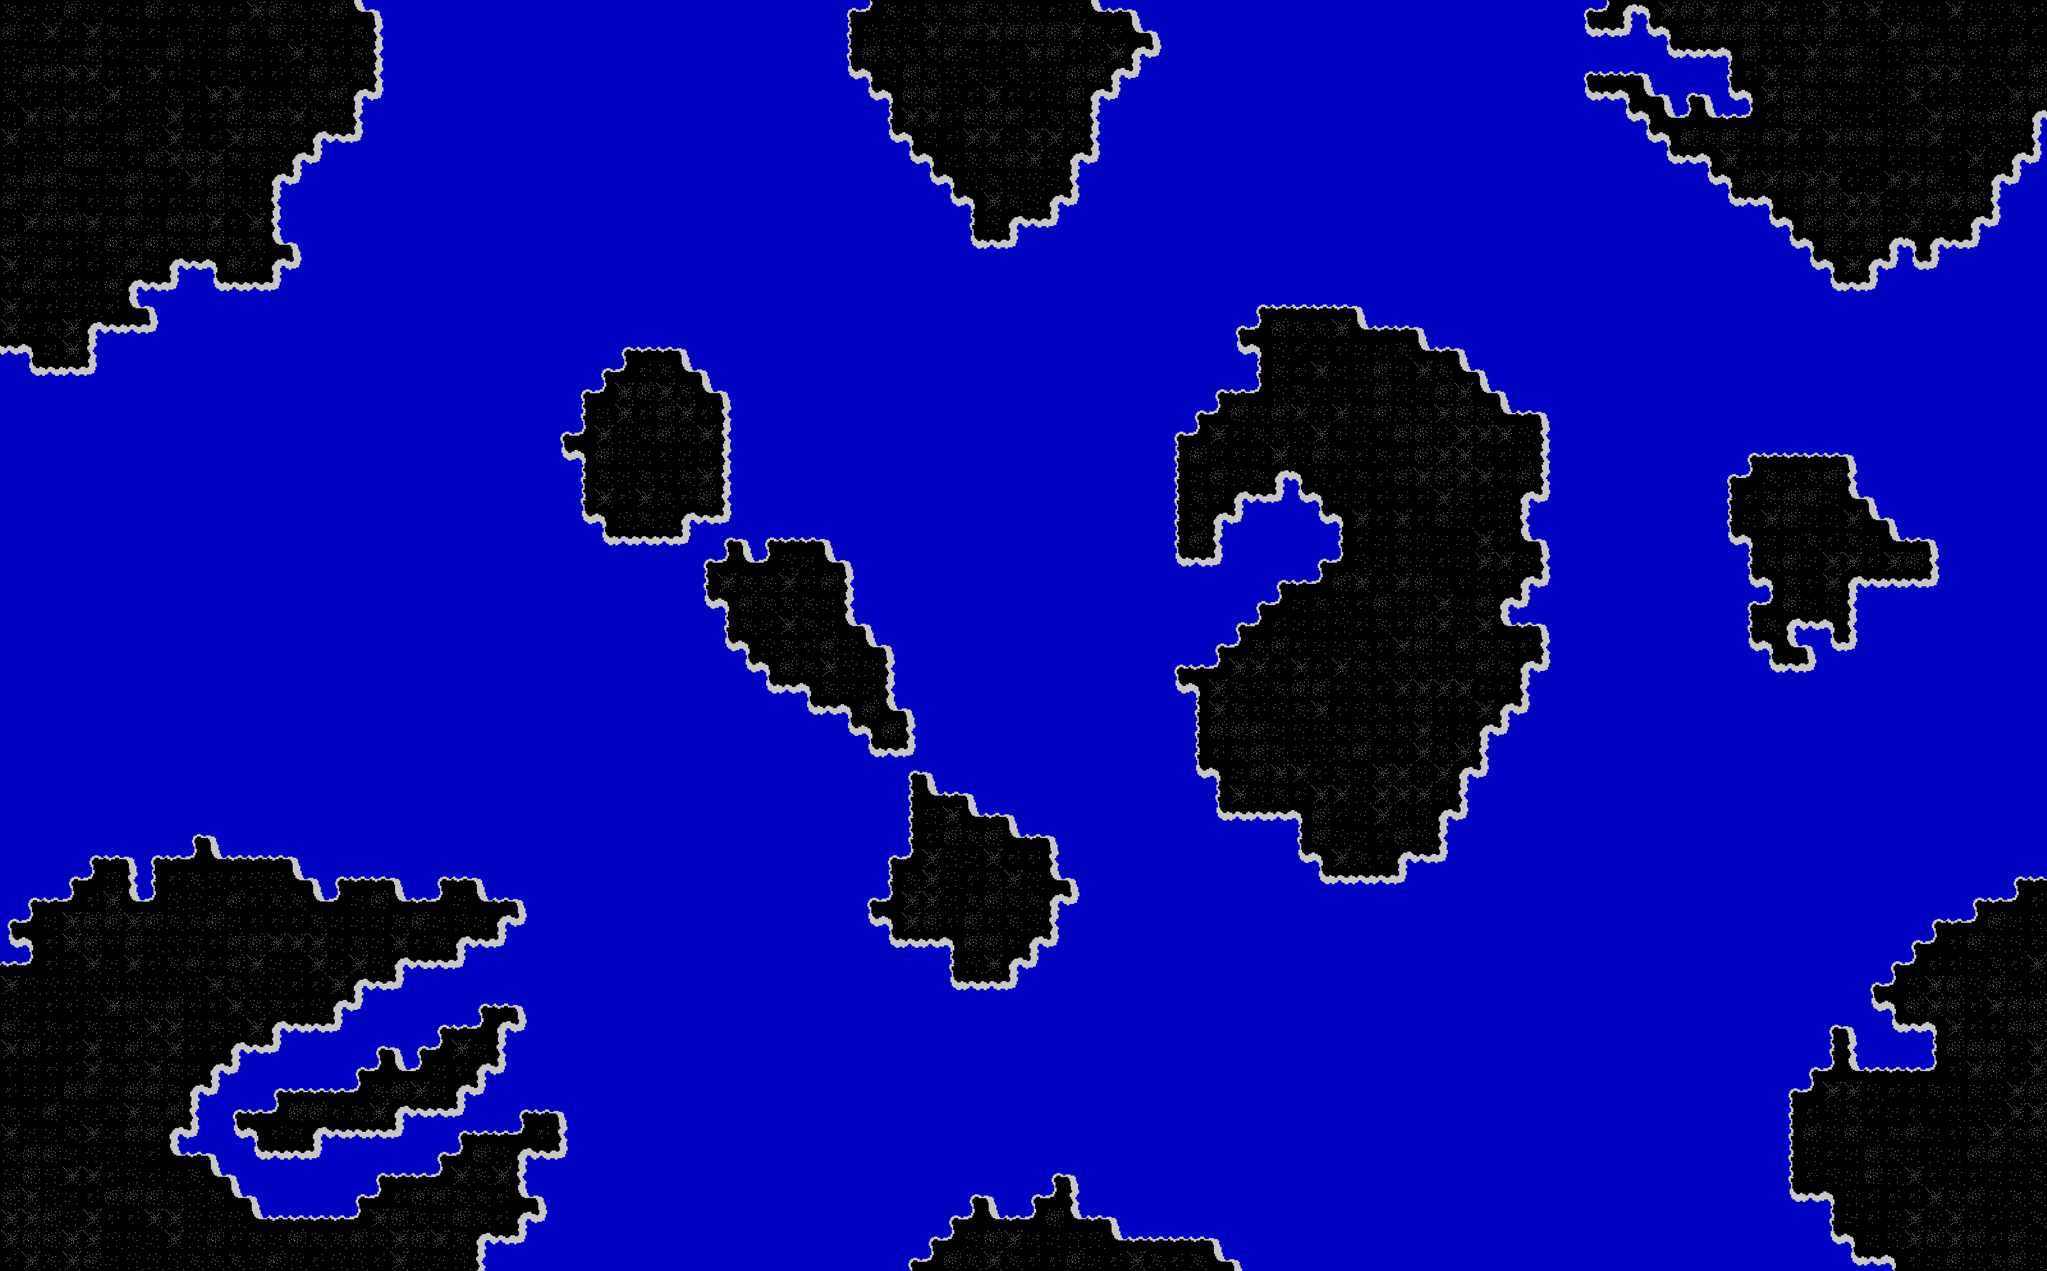

A level layout from a 2D game, rendered from its tile map. Below: a short description, then the map file with tile-grid data replaced by summaries:
An orthogonal 100x60 tile map with 58x60 px tiles, 1 tile layer (Tile Layer 1).

<map version="1.9" tiledversion="1.9.2" orientation="orthogonal" renderorder="right-down" width="100" height="60" tilewidth="58" tileheight="60" infinite="0" nextlayerid="2" nextobjectid="1">
 <editorsettings>
  <export target="islands.csv" format="csv" />
 </editorsettings>
 <tileset firstgid="1" source="last_batle_tilemap.tsx" />
 <layer id="1" name="Tile Layer 1" width="100" height="60">
  <data>[6000 cells, 6000 non-empty, 35 distinct tile ids]</data>
 </layer>
</map>